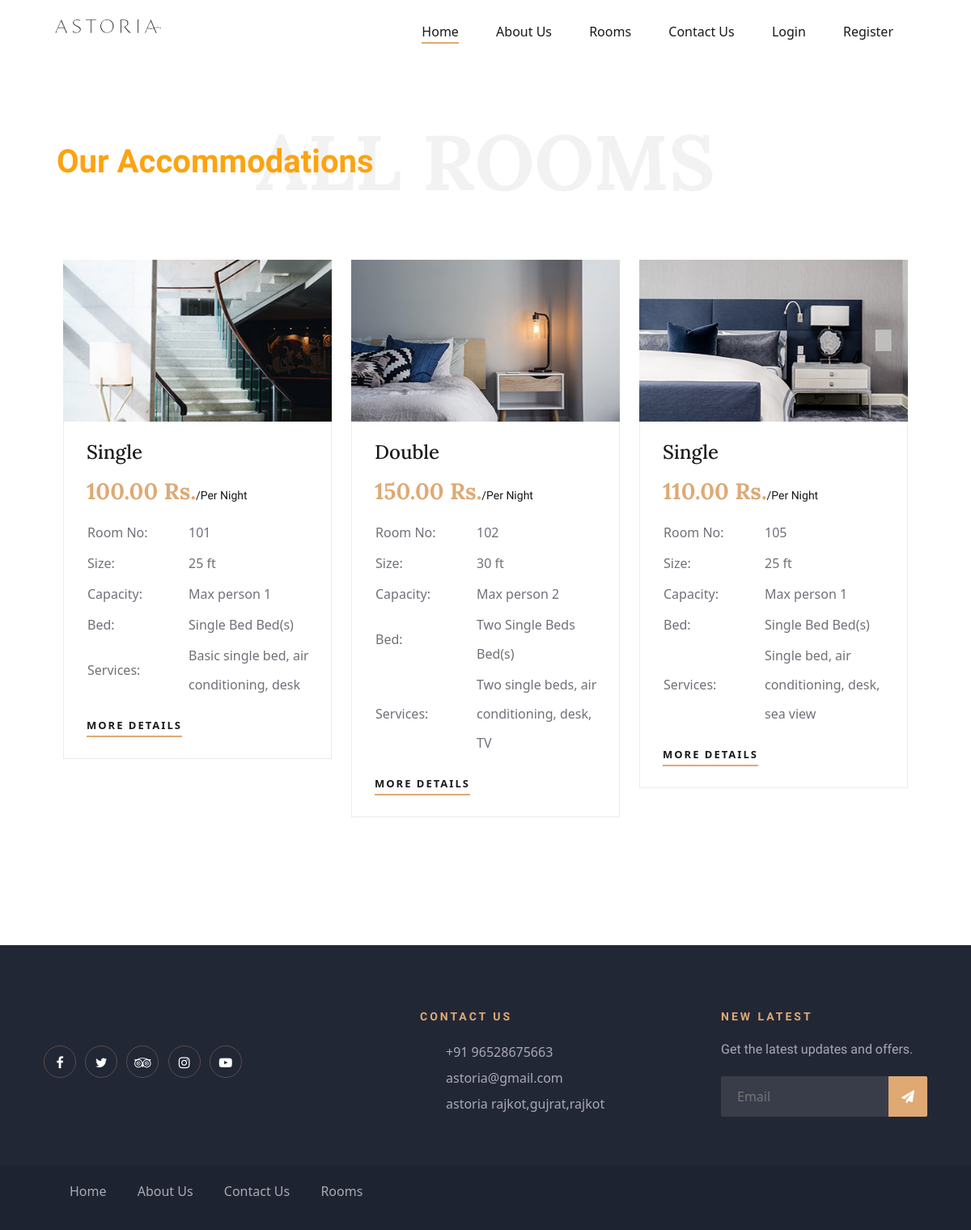
Before: /rooms.php with the older database file.
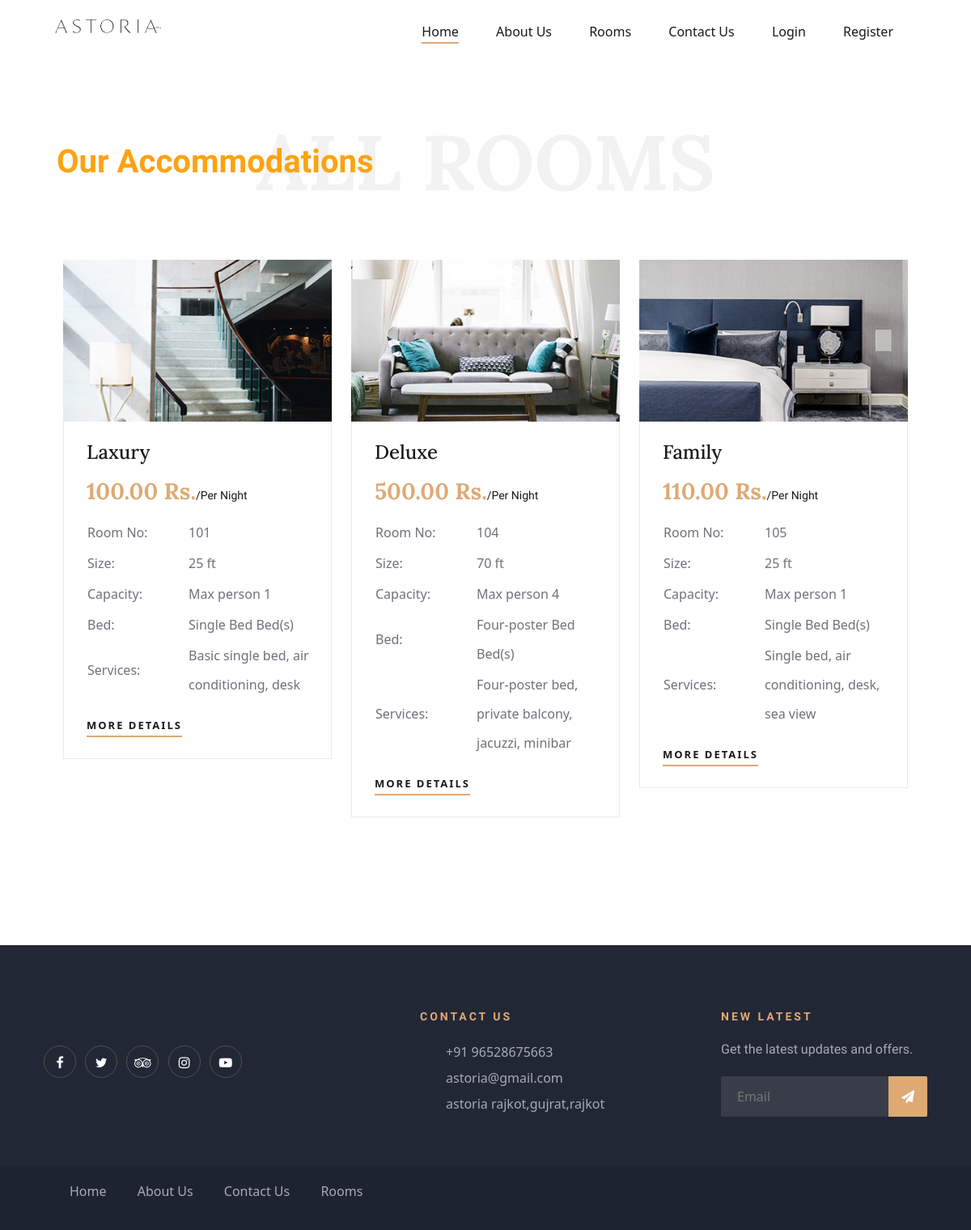
After: the same page with the newer database file.
### tables this page shows
CREATE TABLE `rooms` (
  `id` int NOT NULL,
  `room_no` int NOT NULL,
  `room_name` varchar(255) NOT NULL,
  `room_type` varchar(50) NOT NULL,
  `price` decimal(10,2) NOT NULL,
  `size` int DEFAULT '30',
  `capacity` int NOT NULL,
  `bed` varchar(255) NOT NULL,
  `room_status` enum('Available','Booked','Maintenance') NOT NULL,
  `services` text NOT NULL,
  `description` text,
  `image` varchar(255) NOT NULL
);

### rooms.php (the view, shortened to what this page needs)
<?php
include_once('db_connection.php');
$roomType = isset($_GET['room_type']) ? $_GET['room_type'] : '';
$sql = "SELECT * FROM rooms WHERE room_status = 'Available'";
$result = mysqli_query($con, $sql);
?>
<!DOCTYPE html>
<html lang="zxx">
<head>
</head>
<body>
    <?php include_once('header.php'); ?>
    <div class="container py-5">
        <div class="page-title text-center">
            <h1><?php echo !empty($roomType) ? "$roomType Rooms" : "All Rooms"; ?></h1>
            <p class="overlay-text">Our Accommodations</p>
        </div>
        <section class="rooms-section spad">
            <div class="container">
                <div class="row">
                    <?php if (mysqli_num_rows($result) > 0) : ?>
                        <?php while ($room = mysqli_fetch_assoc($result)) : ?>
                            <div class="col-lg-4 col-md-6">
                                <div class="room-item">
                                    <img src="assets/images/rooms/<?php echo $room['image']; ?>" alt="Room Image" height="200px" width="200px">
                                    <div class="ri-text">
                                        <h4><?php echo $room['room_type']; ?></h4>
                                        <h3><?php echo $room['price']; ?> Rs.<span>/Per Night</span></h3>
                                        <table>
                                            <tbody>
                                                <tr>
                                                    <td class="r-o">Room No:</td>
                                                    <td><?php echo $room['room_no']; ?></td>
                                                </tr>
                                                <tr>
                                                    <td class="r-o">Size:</td>
                                                    <td><?php echo $room['size']; ?> ft</td>
                                                </tr>
                                                <tr>
                                                    <td class="r-o">Capacity:</td>
                                                    <td>Max person <?php echo $room['capacity']; ?></td>
                                                </tr>
                                                <tr>
                                                    <td class="r-o">Bed:</td>
                                                    <td><?php echo $room['bed']; ?> Bed(s)</td>
                                                </tr>
                                                <tr>
                                                    <td class="r-o">Services:</td>
                                                    <td><?php echo $room['services']; ?></td>
                                                </tr>
                                            </tbody>
                                        </table>
                                        <a href="room_detail.php?room_no=<?php echo $room['room_no']; ?>" class="primary-btn">More Details</a>
                                    </div>
                                </div>
                            </div>
                        <?php endwhile; ?>
                    <?php endif; ?>
                </div>
            </div>
        </section>
    </div>
    <?php include('footer.php'); ?>
</body>
</html>

### header.php (shortened to what this page needs)
<!DOCTYPE html>
<html lang="zxx">
<head>
    <link rel="stylesheet" href="https://cdnjs.cloudflare.com/ajax/libs/font-awesome/6.4.2/css/all.min.css">
    <link href="https://cdn.jsdelivr.net/npm/bootstrap@5.3.0/dist/css/bootstrap.min.css" rel="stylesheet">
    <link rel="stylesheet" href="assets/css/bootstrap.min.css" type="text/css">
    <link rel="stylesheet" href="assets/css/font-awesome.min.css" type="text/css">
    <link rel="stylesheet" href="assets/css/elegant-icons.css" type="text/css">
    <link rel="stylesheet" href="assets/css/flaticon.css" type="text/css">
    <link rel="stylesheet" href="assets/css/owl.carousel.min.css" type="text/css">
    <link rel="stylesheet" href="assets/css/nice-select.css" type="text/css">
    <link rel="stylesheet" href="assets/css/jquery-ui.min.css" type="text/css">
    <link rel="stylesheet" href="assets/css/magnific-popup.css" type="text/css">
    <link rel="stylesheet" href="assets/css/slicknav.min.css" type="text/css">
    <link rel="stylesheet" href="assets/css/style.css" type="text/css">
    <link rel="stylesheet" href="assets/css/bootstrap.css" type="text/css">
</head>
<body>
    <header class="header-section">
        <div class="menu-item">
            <div class="container">
                <div class="row">
                    <div class="col-lg-2">
                        <div class="logo">
                            <a href="./index.php">
                                <img src="assets/images/logo.png" alt="">
                            </a>
                        </div>
                    </div>
                    <div class="col-lg-10">
                        <div class="nav-menu">
                            <nav class="mainmenu">
                                <ul>
                                    <li class="active"><a href="index.php">Home</a></li>
                                    <li><a href="about_us.php">About Us</a></li>
                                    <li><a href="rooms.php">Rooms</a>
                                    </li>
                                    <li><a href="contact_us.php">Contact Us</a></li>
                                    <li><a href="login.php">Login</a></li>
                                    <li><a href="register.php">Register</a></li>
                                </ul>
                            </nav>
                        </div>
                    </div>
                </div>
            </div>
        </div>
    </header>
</body>
</html>

### footer.php (shortened to what this page needs)
<!DOCTYPE html>
<html lang="en">
<head>
</head>
<body>
    <footer class="footer-section">
        <div class="container">
            <div class="footer-text">
                <div class="row">
                    <div class="col-lg-4">
                        <div class="ft-about">
                            <div class="logo">
                            </div>
                            <div class="fa-social">
                                <a href="#"><i class="fa fa-facebook"></i></a>
                                <a href="#"><i class="fa fa-twitter"></i></a>
                                <a href="#"><i class="fa fa-tripadvisor"></i></a>
                                <a href="#"><i class="fa fa-instagram"></i></a>
                                <a href="#"><i class="fa fa-youtube-play"></i></a>
                            </div>
                        </div>
                    </div>
                    <div class="col-lg-3 offset-lg-1">
                        <div class="ft-contact">
                            <h6>Contact Us</h6>
                            <ul>
                                <li>+91 96528675663</li>
                                <li>astoria@gmail.com</li>
                                <li>astoria rajkot,gujrat,rajkot</li>
                            </ul>
                        </div>
                    </div>
                    <div class="col-lg-3 offset-lg-1">
                        <div class="ft-newslatter">
                            <h6>New latest</h6>
                            <p>Get the latest updates and offers.</p>
                            <form action="#" class="fn-form">
                                <input type="text" placeholder="Email">
                                <button type="submit"><i class="fa fa-send"></i></button>
                            </form>
                        </div>
                    </div>
                </div>
            </div>
        </div>
        <div class="copyright-option">
            <div class="container">
                <div class="row">
                    <div class="col-lg-7">
                        <ul>
                            <li><a href="index.php">Home</a></li>
                            <li><a href="about_us.php">About Us</a></li>
                            <li><a href="contact_us.php">Contact Us</a></li>
                            <li><a href="rooms.php">Rooms</a></li>
                        </ul>
                    </div>
                </div>
            </div>
        </div>
    </footer>
</body>
</html>

### header.php (style rules this page uses)
a { text-decoration: none !important; }

Changed rows visible on the page:
no longer on this page (row edited): rooms: image (picture), room_type "Double", price "150.00", room_no "102", size "30", capacity "2", bed "Two Single Beds", services "Two single beds, air conditioning, desk, TV"
changed rooms "Basic single bed, air conditioning, desk": room_type "Single" → "Laxury"
now on this page (row edited): rooms: image (picture), room_type "Deluxe", price "500.00", room_no "104", size "70", capacity "4", bed "Four-poster Bed", services "Four-poster bed, private balcony, jacuzzi, minibar"
changed rooms "Single bed, air conditioning, desk, sea view": room_type "Single" → "Family"
